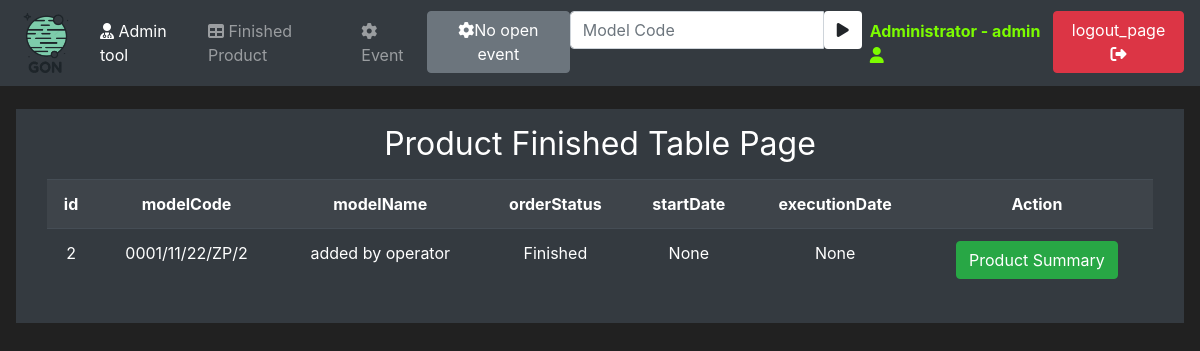
Before: /productFinishedTable (signed in) with the older database file.
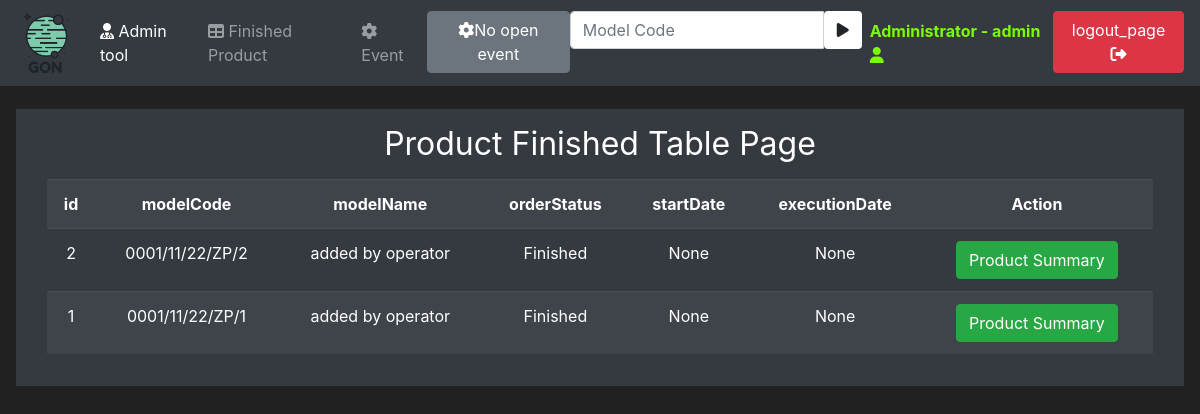
After: the same page with the newer database file.
### mainApp/models/user.py (models this page shows, shortened)
class User(UserMixin, db.Model):
    id = db.Column(db.Integer, primary_key=True, unique=True)
    username = db.Column(db.String(100), unique=True)
    password_hash = db.Column(db.String())
    email_address = db.Column(db.String())
    role = db.Column(db.Integer)

### mainApp/models/product.py (models this page shows, shortened)
class Product(db.Model):
    id = db.Column(db.Integer, primary_key=True)
    modelCode = db.Column(db.String(20), unique=True)
    modelName = db.Column(db.String(20))
    orderStatus = db.Column(db.String(20))
    startDate = db.Column(db.Integer)
    executionDate = db.Column(db.Integer)

### mainApp/products/products.py (the view)
@app.route('/productFinishedTable', methods=['GET', 'POST'])
@login_required
def product_finished_table_page():
    products = Product.query.filter(Product.orderStatus == 'Finished').order_by(Product.id.desc())
    for product in products:
        if product.startDate:
            product.startDate = datetime.fromtimestamp(product.startDate)
            product.executionDate = datetime.fromtimestamp(
                product.executionDate)
    openEvents = openEventsCounter()
    return render_template('productFinishedTable.html', products=products, openEvents=openEvents)

### mainApp/events/events.py (called while the page is built)
def openEventsCounter():
    openEventCounter = 0
    activEventsList = Event.query.filter(Event.endDate == None)
    for activEventList in activEventsList:
        openEventCounter += 1
    return openEventCounter

### mainApp/models/user.py (called while the page is built)
@login_manager.user_loader
def load_user(user_id):
    return User.query.get(int(user_id))

### mainApp/templates/productFinishedTable.html (shortened to what this page needs)
{% extends 'base.html' %}
{% block content %}
<div class="text-center">
    <h1 class="h2 mb-3 font-weight-normal">{{ _('Product Finished Table Page')}}</h1>
    <div class="container">
        <div class="table-responsive">
            <table class="table table-striped table-dark" style="width: 100%">
                <tr>
                    <th>id</th>
                    <th>modelCode</th>
                    <th>modelName</th>
                    <th>orderStatus</th>
                    <th>startDate</th>
                    <th>executionDate</th>
                    <th>Action</th>
                </tr>
                {% for product in products %}
                <tr>
                    <td>{{product.id}}</td>
                    <td>{{product.modelCode}}</td>
                    <td>{{product.modelName}}</td>
                    <td>{{product.orderStatus}}</td>
                    <td>{{product.startDate}}</td>
                    <td>{{product.executionDate}}</td>
                    <td>
                        <form method="post" action="/productSummary">
                        <input type="submit" class="btn btn-success" value="Product Summary">
                        </form>
                    </td>
                </tr>
                {% endfor %}
            </table>
        </div>
    </div>
</div>
{% endblock %}

### mainApp/templates/base.html (shortened to what this page needs)
<!doctype html>
<html lang="en">
<head>
   <link rel="stylesheet" href="https://cdn.jsdelivr.net/npm/bootstrap@4.5.3/dist/css/bootstrap.min.css"
>
   <link rel="stylesheet" href="https://cdnjs.cloudflare.com/ajax/libs/font-awesome/4.7.0/css/font-awesome.min.css">
</head>
<body>
   <nav class="navbar navbar-expand-md navbar-dark bg-dark fixed-top">
      <a class="navbar-brand" href="{{url_for('home_page')}}"><img src="/static/LogoBIG.png" alt="..." height="60"
            class="d-inline-block"></a>
      <div class="collapse navbar-collapse" id="navbarNav">
         <ul class="navbar-nav mr-auto">
            {% if current_user.role == "admin"%}
            <li class="dropdown "><a class="nav-link active" data-toggle="dropdown" href="#"><i class='fa fa-user-md'></i> {{ _('Admin tool')}}</a>
             </li>
            {% endif %}
            {% if current_user.is_authenticated %}
            <li class="nav-item">
               <a class="nav-link" href="{{url_for('product_finished_table_page')}}"><i class='fa fa-table'></i> {{ _('Finished Product')}}</a>
            </li>
            <li class="nav-item">
               <a class="nav-link" href="{{url_for('event_start_stop_page')}}"><i class='fa fa-cog'></i> {{ _('Event')}}</a>
            </li>
            {% if openEvents == 0%}
            <li class="nav-item">
               <a class="btn btn-secondary navbar-btn" href="#"><i class='fa fa-cog'></i>{{ _('No open event')}}</a>
            </li>
            {% else %}
            <li class="nav-item">
               <a class="btn btn-danger navbar-btn" href="{{url_for('event_all_stop_page')}}"><i class='fa fa-hand-paper-o'></i><i class='fa fa-cog fa-spin'></i>
                  {{ _('Force STOP')}}: {{openEvents}} {{ _('event')}}</a>
            </li>
            {% endif %}
            <form method="POST" class="navbar-form navbar-left" action="{{url_for('active_product_page')}}">
               <div class="input-group">
                  <input type="text" class="form-control" placeholder="Model Code" name="modelCode" autofocus="autofocus">
                  <div class="input-group-btn">
                     <button class="btn btn-default bg-white" type="submit">
                        <i class="fa fa-play"></i>
                     </button>
                  </div>
               </div>
            </form>
            {% endif %}
         </ul>
         {% if current_user.is_authenticated %}
         <ul class="navbar-nav">
            <li class="nav-item">
               <a class="nav-link" style="color: lawngreen; font-weight: bold" href="#">{{current_user.username}}
                   - {{ current_user.role }} <i class='fa fa-user'></i></a>
            </li>
            <li class="nav-item">
               <a class="btn btn-danger navbar-btn" href="{{url_for('logout_page')}}">{{ _('logout_page')}} <i
                     class='fa fa-sign-out'></i></a>
            </li>
         </ul>
         {% endif %}
      </div>
   </nav>
   <br>
   <div class="position-relative overflow-hidden p-3 p-md-3 m-md-3 text-center bg-dark" style="color:white">
      {% block content %}
      {% endblock %}
   </div>
</body>
</html>

### mainApp/templates/base.html (style rules this page uses)
body { background-color: #212121; color: white }

Changed rows visible on the page:
now on this page (row edited): Product: id "1", modelCode "0001/11/22/ZP/1", modelName "added by operator", orderStatus "Finished", startDate "None", executionDate "None"
